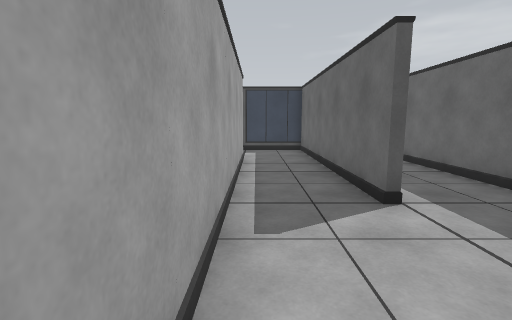
View 1 (above)

17 first-person views from a walk through a Unity game level. The camera is 1.4 m above the floor, tilts 8° down and sees 85° across. The floor is counted in squares, 1 m on a side. Each view is taken from the middle of a square. On the plan, view 1 faces up. The plan holds only what a view shows up to about 14 squares ahead; the rest is blank. The place goes on beyond the plan. The player is left out.

View 2
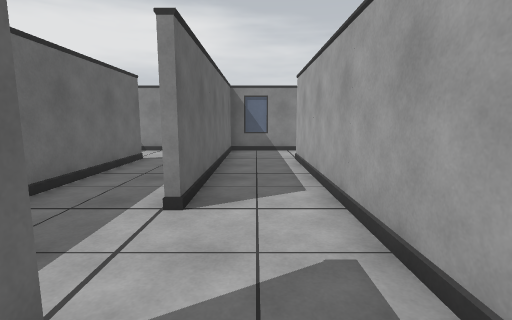

View 3
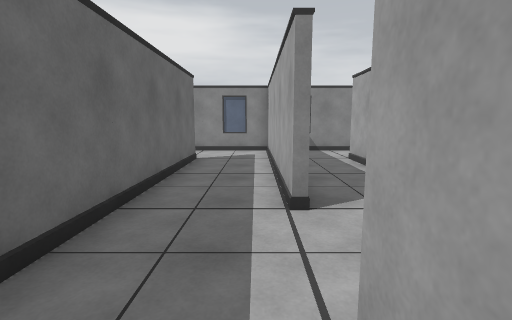

View 4
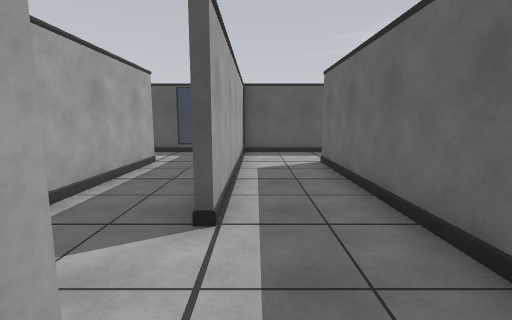

View 5
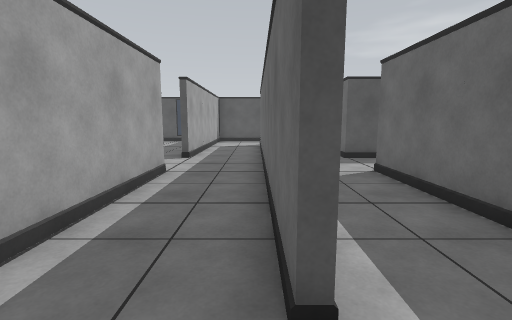

View 6
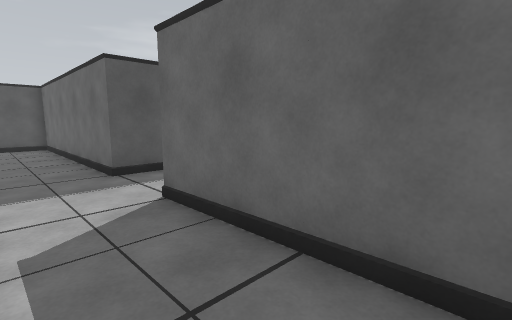

View 7
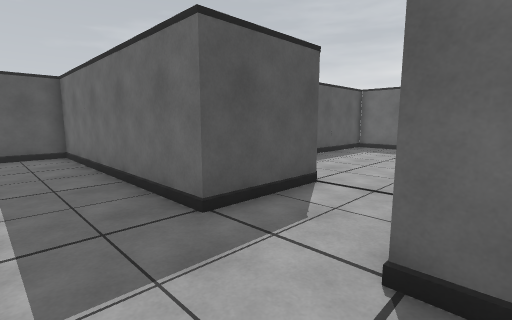

View 8
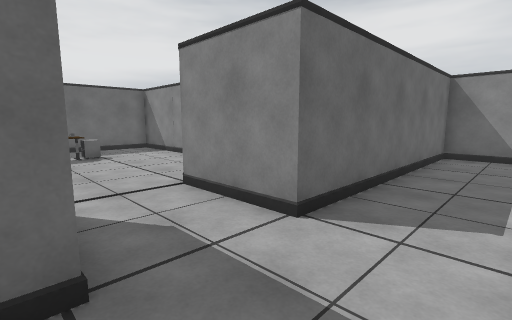

View 9
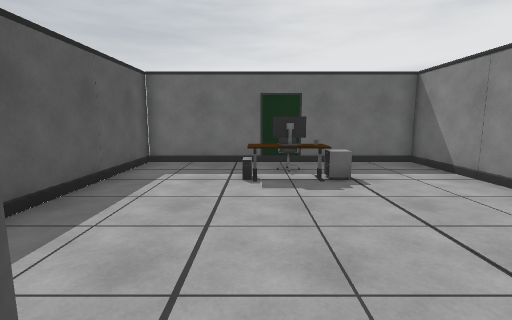

View 10
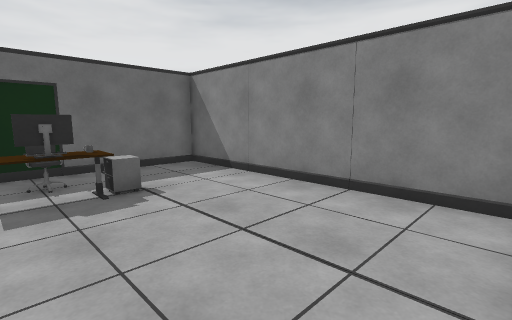

View 11
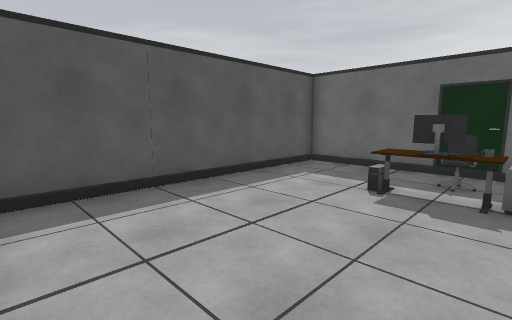

View 12
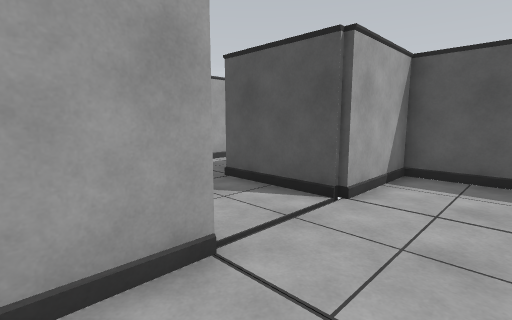

View 13
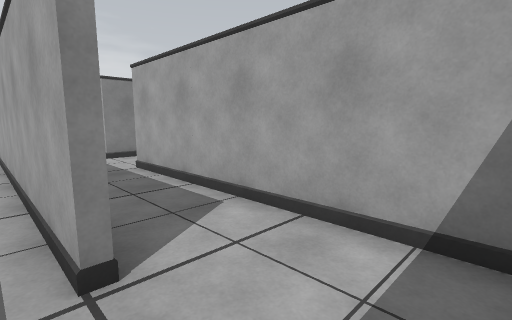

View 14
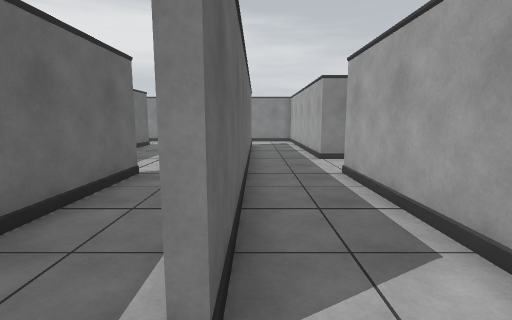

View 15
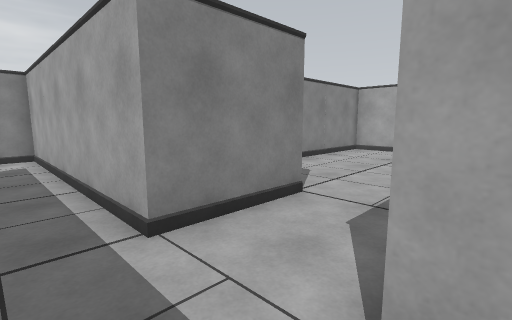

View 16
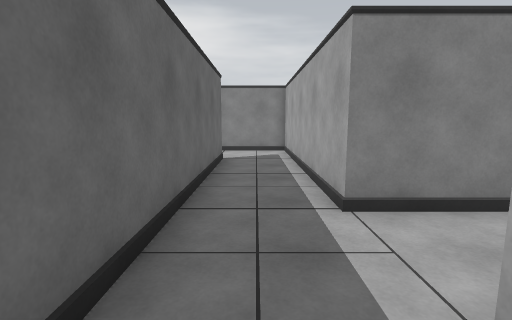

View 17
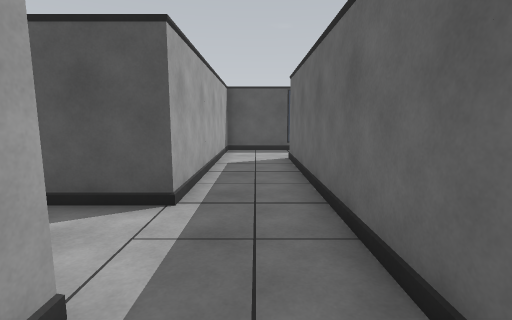

### Floor plan
Points are (right, up) in squares from view 1. A wall is a line through its corners. A room is listed if a view was taken in it or the views show most of it. See-through windows are left out.
Room 1 (views 1, 2, 3, 4, 5, 6, 7, 8, 9, 10, 13, 14)
walls: (2.2, 4.5) (2.2, 13.5) (-3.4, 13.5) (-3.4, 10.5); (2.4, 1.8) (2.4, -7.2) (8.4, -7.2) (8.4, 1.8) (11.7, 1.8); (5.5, 6.9) (5.5, 6.1); (11.7, 4.5) (8.4, 4.5) (8.4, 13.5) (2.4, 13.5) (2.4, 4.5); (-0.5, 10.6) (-0.5, -4.4); (5.6, -4.3) (5.3, -4.3) (5.3, 10.6); (-0.5, -7.2) (2.2, -7.2) (2.2, 1.7)
ways out: opening at (11.5, 3.5) to room 2; opening at (-2, 10) to room 3; opening at (-1, -5.5) to room 3
Room 2 (views 11, 12)
walls: (11.7, 1.8) (11.7, -0.1); (12.1, -1.3) (20.5, -1.3) (20.5, 7.7) (11.7, 7.7) (11.7, 4.5)
low walls: (17.3, 2.2) (17.3, 4.2)
ways out: opening at (11.5, 3.5) to room 1
objects: cabinet (18, 2); other object (18, 3); chair (19, 3)
Room 3 (views 15, 16, 17)
walls: (-6.6, 1.8) (-3.4, 1.8) (-3.4, -7.2) (-0.5, -7.2); (-3.4, 10.5) (-3.4, 4.5) (-5.5, 4.5); (-0.7, -4.4) (-0.7, 10.6)
ways out: opening at (-2, 10) to room 1; opening at (-1, -5.5) to room 1

Positions as (right, up) in squares from view 1, and headings:
1: (0, 0), facing up
2: (1, 6), facing down
3: (3, 6), facing down
4: (3, 1), facing up
5: (5, -6), facing up
6: (6, -3), facing up-right
7: (6, 1), facing up-right
8: (6, 5), facing down-right
9: (11, 4), facing right
10: (12, 4), facing down-right
11: (12, 2), facing up-right
12: (14, 0), facing up-left
13: (0, 13), facing down-left
14: (-1, 12), facing down
15: (-2, 5), facing down-left
16: (-2, 6), facing down
17: (-2, 0), facing up
